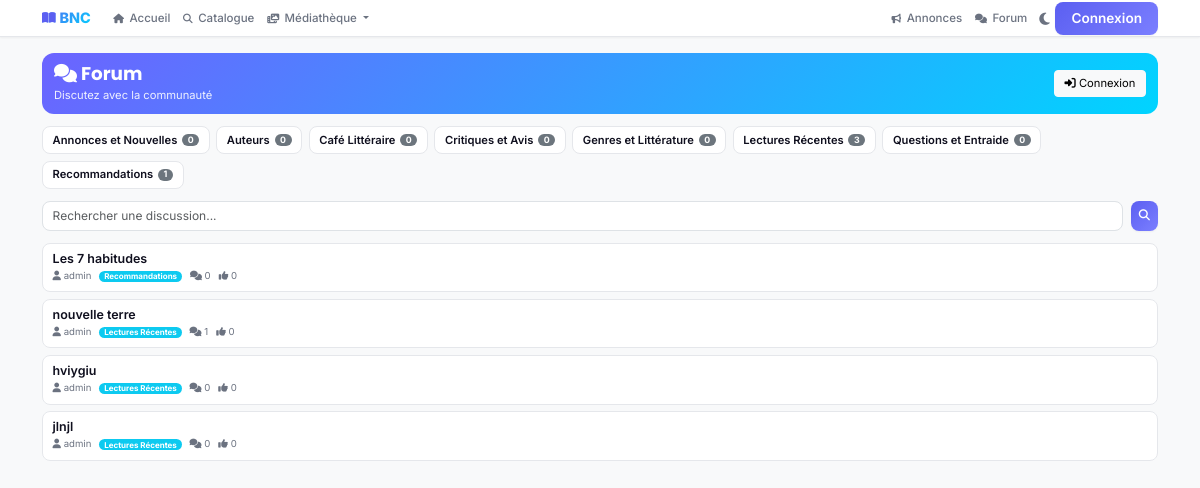
/fr/books/forum/, run on the app's committed database.
### catalogue/models.py (models this page shows, shortened)
class ForumCategory(models.Model):
    id = models.UUIDField(primary_key=True, default=uuid.uuid4, editable=False)
    name = models.CharField(_("Nom"), max_length=100, unique=True)
    slug = models.SlugField(_("Slug"), unique=True)
    description = models.TextField(_("Description"), blank=True)
    icon = models.CharField(_("Icône"), max_length=50, blank=True, default="💬")
    order = models.IntegerField(_("Ordre"), default=0)
    is_active = models.BooleanField(_("Actif"), default=True)
    created_at = models.DateTimeField(_("Créé le"), auto_now_add=True)
    updated_at = models.DateTimeField(_("Mis à jour le"), auto_now=True)
    class Meta:
        verbose_name = _("Catégorie Forum")
        verbose_name_plural = _("Catégories Forum")
        ordering = ["order", "name"]
    @property
    def discussion_count(self):
        return self.discussions.count()

class Discussion(models.Model):
    STATUS_CHOICES = [
        ("open", _("Ouvert")),
        ("closed", _("Fermé")),
        ("pinned", _("Épinglé")),
        ("archived", _("Archivé")),
    ]
    id = models.UUIDField(primary_key=True, default=uuid.uuid4, editable=False)
    category = models.ForeignKey(
        ForumCategory,
        on_delete=models.CASCADE,
        related_name="discussions",
        verbose_name=_("Catégorie")
    )
    author = models.ForeignKey(
        settings.AUTH_USER_MODEL,
        on_delete=models.CASCADE,
        related_name="forum_discussions",
        verbose_name=_("Auteur")
    )
    title = models.CharField(_("Titre"), max_length=200)
    content = models.TextField(_("Contenu"))
    status = models.CharField(
        _("Statut"),
        max_length=20,
        choices=STATUS_CHOICES,
        default="open"
    )
    views_count = models.IntegerField(_("Vues"), default=0)
    comments_count = models.IntegerField(_("Commentaires"), default=0)
    upvotes_count = models.IntegerField(_("Upvotes"), default=0)
    is_edited = models.BooleanField(_("Modifié"), default=False)
    last_comment_at = models.DateTimeField(_("Dernier commentaire"), null=True, blank=True)
    created_at = models.DateTimeField(_("Créé le"), auto_now_add=True)
    updated_at = models.DateTimeField(_("Mis à jour le"), auto_now=True)
    class Meta:
        verbose_name = _("Discussion")
        verbose_name_plural = _("Discussions")
        ordering = ["-created_at"]
        indexes = [
            models.Index(fields=["category", "-created_at"]),
            models.Index(fields=["author", "-created_at"]),
            models.Index(fields=["status", "-created_at"]),
        ]

### users/models.py (models this page shows, shortened)
class CustomUser(AbstractBaseUser, PermissionsMixin):
    SUPER_ADMIN = "super_admin"
    LIBRARY_ADMIN = "library_admin"
    READER = "reader"
    ROLE_CHOICES = [
        (SUPER_ADMIN, _("Super Administrateur")),
        (LIBRARY_ADMIN, _("Administrateur Bibliothèque")),
        (READER, _("Lecteur")),
    ]
    SUBSCRIPTION_ACTIVE = "active"
    SUBSCRIPTION_SUSPENDED = "suspended"
    SUBSCRIPTION_EXPIRED = "expired"
    SUBSCRIPTION_STATUS_CHOICES = [
        (SUBSCRIPTION_ACTIVE, _("Actif")),
        (SUBSCRIPTION_SUSPENDED, _("Suspendu")),
        (SUBSCRIPTION_EXPIRED, _("Expiré")),
    ]
    email = models.EmailField(_("Email"), unique=True, max_length=255, null=True, blank=True)
    username = models.CharField(_("Nom d'utilisateur"), max_length=150, unique=True)
    first_name = models.CharField(_("Prénom"), max_length=150, blank=True)
    last_name = models.CharField(_("Nom"), max_length=150, blank=True)
    role = models.CharField(
        _("Rôle"),
        max_length=20,
        choices=ROLE_CHOICES,
        default=READER
    )
    is_active = models.BooleanField(_("Actif"), default=True)
    is_staff = models.BooleanField(_("Staff"), default=False)
    date_of_birth = models.DateField(_("Date de naissance"), null=True, blank=True)
    avatar = models.ImageField(
        _("Avatar"),
        upload_to="users/avatars/%Y/%m/",
        null=True,
        blank=True
    )
    phone_regex = RegexValidator(
        regex=r'^\+?1?\d{9,15}$',
        message=_("Le numéro de téléphone doit être au format: +999999999")
    )
    phone = models.CharField(
        _("Téléphone"),
        validators=[phone_regex],
        max_length=20, # Augmenté pour sécurité + format international
        unique=True,   # CRITIQUE pour l'authentification par téléphone
        error_messages={
            'unique': _("Ce numéro de téléphone est déjà associé à un compte."),
        },
        null=True,     # Nullable pour les anciens comptes email-only
        blank=True
    )
    is_phone_verified = models.BooleanField(_("Téléphone vérifié"), default=False)
    otp_code = models.CharField(_("Code OTP"), max_length=6, null=True, blank=True)
    otp_created_at = models.DateTimeField(_("Date création OTP"), null=True, blank=True)
    otp_attempts = models.IntegerField(_("Tentatives OTP"), default=0)
    address = models.CharField(_("Adresse"), max_length=255, blank=True)
    city = models.CharField(_("Ville"), max_length=100, blank=True)
    country = models.CharField(_("Pays"), max_length=100, blank=True)
    subscription_status = models.CharField(
        _("Statut abonnement"),
        max_length=20,
        choices=SUBSCRIPTION_STATUS_CHOICES,
        default=SUBSCRIPTION_ACTIVE
    )
    subscription_end_date = models.DateTimeField(
        _("Fin d'abonnement"),
        null=True,
        blank=True
    )
    preferred_language = models.CharField(
        _("Langue préférée"),
        max_length=5,
        default='fr',
        choices=[
            ('fr', _('Français')),
            ('en', _('English')),
            ('ar', _('العربية')),
        ]
    )
    date_joined = models.DateTimeField(_("Date de création"), auto_now_add=True)
    updated_at = models.DateTimeField(_("Dernière modification"), auto_now=True)
    objects = CustomUserManager()
    USERNAME_FIELD = "email"
    REQUIRED_FIELDS = ["username"]
    class Meta:
        verbose_name = _("Utilisateur")
        verbose_name_plural = _("Utilisateurs")
        ordering = ["-date_joined"]
        indexes = [
            models.Index(fields=["email"]),
            models.Index(fields=["username"]),
            models.Index(fields=["role"]),
        ]

### catalogue/forum_views.py (the view)
# urls.py: path('forum/', forum_views.forum_categories_view, name='forum_home'),
def forum_categories_view(request):
    categories = ForumCategory.objects.filter(is_active=True).order_by('name')
    discussions = Discussion.objects.order_by('-created_at')[:10]
    context = {
        'categories': categories,
        'discussions': discussions,
    }
    return render(request, 'catalogue/forum_categories_list.html', context)

### catalogue/context_processors.py (called while the page is built)
def site_configuration(request):
    return {
        'site_config': SiteConfiguration.load()
    }

def featured_books(request):
    try:
        books = Book.objects.annotate(
            popularity_score = (
                Coalesce(F('reads_count'), 0) * 0.3 +
                Coalesce(F('downloads_count'), 0) * 0.4 +
                (Coalesce(F('rating'), 0) * 30)
            )
        ).filter(is_published=True).order_by('-popularity_score', '-created_at')[:8]
    except Exception:
        books = Book.objects.filter(is_published=True).order_by('-created_at')[:8]
    return {'featured_books': books}

def site_categories(request):
    try:
        categories = Category.objects.all()[:10]
    except Exception:
        categories = []
    return {'site_categories': categories}

### catalogue/models.py (called while the page is built)
    @classmethod
    def load(cls):
        obj, created = cls.objects.get_or_create(pk=1)
        return obj

### config/pwa_config.py (called while the page is built)
    def __call__(self, request):
        response = self.get_response(request)
        response['Service-Worker-Allowed'] = '/'
        if request.path.startswith('/static/'):
            response['Cache-Control'] = f'public, max-age={PWAConfig.CACHE_MAX_AGE["static"]}'
        elif request.path.startswith('/media/'):
            response['Cache-Control'] = f'public, max-age={PWAConfig.CACHE_MAX_AGE["images"]}'
        elif request.path.startswith('/api/'):
            response['Cache-Control'] = f'public, max-age={PWAConfig.CACHE_MAX_AGE["api"]}'
        return response

### templates/catalogue/forum_categories_list.html (shortened to what this page needs)
{% extends "base-premium.html" %}
{% load i18n %}
{% block content %}
<div class="container mt-3">
    <div class="forum-header">
        <div>
            <h1><i class="fas fa-comments"></i> Forum</h1>
            <p style="font-size:0.7rem;opacity:0.9;margin:0.15rem 0 0 0;">Discutez avec la communauté</p>
        </div>
        {% if user.is_authenticated %}
        <a href="{% url 'catalogue:create_forum_thread' %}" class="btn btn-light btn-sm">
            <i class="fas fa-plus"></i> Nouveau
        </a>
        {% else %}
        <a href="{% url 'users:login' %}" class="btn btn-light btn-sm">
            <i class="fas fa-sign-in-alt"></i> Connexion
        </a>
        {% endif %}
    </div>
    {% if categories %}
    <div class="forum-cats">
        {% for category in categories %}
        <a href="{% url 'catalogue:forum_category_detail' category.id %}" class="forum-cat">
            {{ category.name }}
            <span class="badge bg-secondary">{{ category.discussion_count }}</span>
        </a>
        {% endfor %}
    </div>
    {% endif %}
    <form class="forum-search d-flex gap-2" method="get">
        <input class="form-control form-control-sm" type="search" name="q" placeholder="Rechercher une discussion..." value="{{ query }}">
        <button class="btn btn-premium btn-sm" type="submit"><i class="fas fa-search"></i></button>
    </form>
    {% if discussions %}
        {% for discussion in discussions %}
        <div class="discussion-card animate-in" style="animation-delay: {{ forloop.counter0 }}00ms">
            <h6 class="discussion-title">
                <a href="{% url 'catalogue:forum_thread_detail' discussion.id %}">{{ discussion.title }}</a>
            </h6>
            <div class="discussion-meta">
                <span><i class="fas fa-user"></i> {{ discussion.author.username }}</span>
                {% if discussion.category %}
                <span class="badge bg-info">{{ discussion.category.name }}</span>
                {% endif %}
                <span><i class="fas fa-comments"></i> {{ discussion.comments_count }}</span>
                <span><i class="fas fa-thumbs-up"></i> {{ discussion.upvotes_count }}</span>
            </div>
        </div>
        {% endfor %}
    {% else %}
    <div class="forum-empty">
        <i class="fas fa-comments" style="font-size:2rem;color:var(--text-light);"></i>
        <p style="font-size:0.8rem;color:var(--text-light);margin:0.5rem 0;">Aucune discussion trouvée.</p>
    </div>
    {% endif %}
</div>
{% endblock %}

### templates/base-premium.html (style rules this page uses)
:root { --primary: #5B5FF1; --primary-dark: #4338CA; --secondary: #00D4FF; --secondary-dark: #009BC8; --accent: #FF6B6B; --success: #10B981; --warning: #F59E0B; --danger: #EF4444; --light: #F8F9FA; --light-alt: #FFFFFF; --dark: #0F0F1E; --dark-alt: #1A1A2E; --border: #E5E7EB; --text-light: #6B7280; --radius-sm: 8px; --radius-md: 12px; --radius-lg: 16px; --radius-xl: 24px; --shadow-sm: 0 1px 2px 0 rgba(0, 0, 0, 0.05); --shadow-md: 0 4px 6px -1px rgba(0, 0, 0, 0.1); --shadow-lg: 0 10px 15px -3px rgba(0, 0, 0, 0.1); --shadow-xl: 0 20px 25px -5px rgba(0, 0, 0, 0.1); }
* { font-family: 'Inter', sans-serif; }
h1, h2, h3, h4, h5, h6 { font-family: 'Poppins', sans-serif; font-weight: 700; }
h1 { font-size: clamp(1.1rem, 4vw, 1.6rem); }
h6 { font-size: clamp(0.75rem, 1.5vw, 0.85rem); }
body { background-color: var(--light); color: var(--dark); transition: background-color 0.3s ease; }
.btn-premium { background: linear-gradient(135deg, var(--primary), #7B7FFF); border: none; color: white; font-weight: 600; padding: 0.4rem 1rem; font-size: 0.85rem; border-radius: var(--radius-sm); transition: all 0.2s ease; box-shadow: var(--shadow-sm); }
@media (min-width: 992px) { body { padding-bottom: 0; } }
@media (min-width: 992px) { .container { max-width: 1140px; } }
.animate-in { animation: slideUp 0.25s ease-out; }

### templates/catalogue/forum_categories_list.html (style rules this page uses)
.forum-header { background: linear-gradient(135deg, #6C63FF, var(--secondary)); color: white; padding: 0.6rem 0.75rem; border-radius: var(--radius-md); margin-bottom: 0.75rem; display: flex; align-items: center; justify-content: space-between; }
.forum-header h1 { font-size: clamp(0.9rem, 3vw, 1.15rem); margin: 0; color: white; }
.forum-header .btn { font-size: 0.7rem; padding: 0.25rem 0.6rem; }
.forum-cats { display: flex; gap: 0.4rem; flex-wrap: wrap; margin-bottom: 0.75rem; }
.forum-cat { background: var(--light-alt); border: 1px solid var(--border); border-radius: var(--radius-sm); padding: 0.3rem 0.6rem; text-decoration: none; color: var(--dark); font-size: 0.7rem; font-weight: 600; transition: all 0.2s; display: flex; align-items: center; gap: 0.3rem; }
.forum-cat .badge { font-size: 0.55rem; padding: 0.1rem 0.35rem; }
.discussion-card { background: var(--light-alt); border: 1px solid var(--border); border-radius: var(--radius-sm); padding: 0.5rem 0.6rem; margin-bottom: 0.4rem; transition: all 0.2s; }
.discussion-title { font-size: 0.78rem; font-weight: 600; margin: 0 0 0.15rem 0; }
.discussion-title a { text-decoration: none; color: var(--dark); }
.discussion-meta { font-size: 0.6rem; color: var(--text-light); display: flex; align-items: center; gap: 0.5rem; flex-wrap: wrap; }
.discussion-meta .badge { font-size: 0.5rem; padding: 0.1rem 0.3rem; }
.forum-search { margin-bottom: 0.75rem; }
.forum-search input { font-size: 0.75rem; padding: 0.3rem 0.6rem; border-radius: var(--radius-sm); }
.forum-search button { font-size: 0.7rem; padding: 0.3rem 0.5rem; }

### data on the page
ForumCategory: name "Annonces et Nouvelles", discussion_count "0"
ForumCategory: name "Auteurs", discussion_count "0"
ForumCategory: name "Café Littéraire", discussion_count "0"
ForumCategory: name "Critiques et Avis", discussion_count "0"
ForumCategory: name "Genres et Littérature", discussion_count "0"
ForumCategory: name "Lectures Récentes", discussion_count "3"
ForumCategory: name "Questions et Entraide", discussion_count "0"
ForumCategory: name "Recommandations", discussion_count "1"
Discussion: title "Les 7 habitudes", author.username "admin", category.name "Recommandations", comments_count "0", upvotes_count "0"
Discussion: title "nouvelle terre", author.username "admin", category.name "Lectures Récentes", comments_count "1", upvotes_count "0"
Discussion: title "hviygiu", author.username "admin", category.name "Lectures Récentes", comments_count "0", upvotes_count "0"
Discussion: title "jlnjl", author.username "admin", category.name "Lectures Récentes", comments_count "0", upvotes_count "0"
